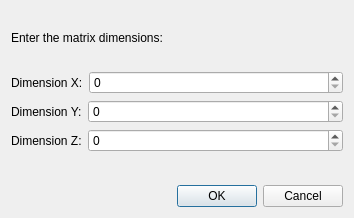
<?xml version="1.0" encoding="UTF-8"?>
<ui version="4.0">
 <class>Dialog</class>
 <widget class="QDialog" name="Dialog">
  <property name="geometry">
   <rect>
    <x>0</x>
    <y>0</y>
    <width>354</width>
    <height>218</height>
   </rect>
  </property>
  <property name="windowTitle">
   <string>Dialog</string>
  </property>
  <layout class="QGridLayout" name="gridLayout">
   <item row="0" column="0">
    <layout class="QVBoxLayout" name="verticalLayout_2" stretch="20,60,10,20">
     <item>
      <widget class="QLabel" name="label_4">
       <property name="text">
        <string>Enter the matrix dimensions:</string>
       </property>
      </widget>
     </item>
     <item>
      <layout class="QVBoxLayout" name="verticalLayout">
       <item>
        <layout class="QHBoxLayout" name="horizontalLayout" stretch="20,80">
         <item>
          <widget class="QLabel" name="label">
           <property name="text">
            <string>Dimension X:</string>
           </property>
          </widget>
         </item>
         <item>
          <widget class="QSpinBox" name="spinBoxX"/>
         </item>
        </layout>
       </item>
       <item>
        <layout class="QHBoxLayout" name="horizontalLayout_2" stretch="20,80">
         <item>
          <widget class="QLabel" name="label_2">
           <property name="text">
            <string>Dimension Y:</string>
           </property>
          </widget>
         </item>
         <item>
          <widget class="QSpinBox" name="spinBoxY"/>
         </item>
        </layout>
       </item>
       <item>
        <layout class="QHBoxLayout" name="horizontalLayout_3" stretch="20,80">
         <item>
          <widget class="QLabel" name="label_3">
           <property name="text">
            <string>Dimension Z:</string>
           </property>
          </widget>
         </item>
         <item>
          <widget class="QSpinBox" name="spinBoxZ"/>
         </item>
        </layout>
       </item>
      </layout>
     </item>
     <item>
      <spacer name="verticalSpacer">
       <property name="orientation">
        <enum>Qt::Vertical</enum>
       </property>
       <property name="sizeHint" stdset="0">
        <size>
         <width>20</width>
         <height>40</height>
        </size>
       </property>
      </spacer>
     </item>
     <item>
      <widget class="QDialogButtonBox" name="buttonBox">
       <property name="orientation">
        <enum>Qt::Horizontal</enum>
       </property>
       <property name="standardButtons">
        <set>QDialogButtonBox::Cancel|QDialogButtonBox::Ok</set>
       </property>
      </widget>
     </item>
    </layout>
   </item>
  </layout>
 </widget>
 <resources/>
 <connections>
  <connection>
   <sender>buttonBox</sender>
   <signal>accepted()</signal>
   <receiver>Dialog</receiver>
   <slot>accept()</slot>
   <hints>
    <hint type="sourcelabel">
     <x>258</x>
     <y>207</y>
    </hint>
    <hint type="destinationlabel">
     <x>157</x>
     <y>274</y>
    </hint>
   </hints>
  </connection>
  <connection>
   <sender>buttonBox</sender>
   <signal>rejected()</signal>
   <receiver>Dialog</receiver>
   <slot>reject()</slot>
   <hints>
    <hint type="sourcelabel">
     <x>326</x>
     <y>207</y>
    </hint>
    <hint type="destinationlabel">
     <x>286</x>
     <y>274</y>
    </hint>
   </hints>
  </connection>
 </connections>
</ui>
